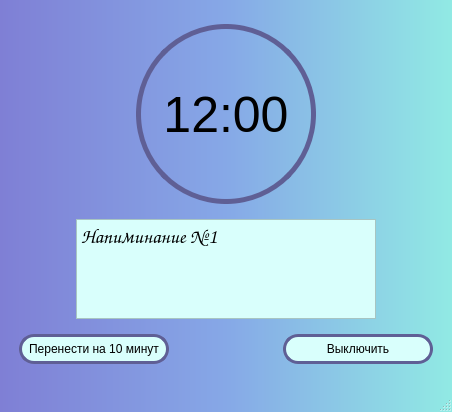
<?xml version="1.0" encoding="UTF-8"?>
<ui version="4.0">
 <class>MainWindow</class>
 <widget class="QMainWindow" name="MainWindow">
  <property name="geometry">
   <rect>
    <x>0</x>
    <y>0</y>
    <width>452</width>
    <height>412</height>
   </rect>
  </property>
  <property name="windowTitle">
   <string>MainWindow</string>
  </property>
  <property name="styleSheet">
   <string notr="true">QMainWindow {
	background-color: qlineargradient(spread:pad, x1:0, y1:0, x2:1, y2:0, stop:0 #7f7fd5, stop:0.5 #86a8e7, stop:1 #91eae4);
}

QLabel {
	font-size: 50px;
	border: 5px solid #5f5f95;
	border-radius: 90px
}

QTextEdit {
	background-color: #d9fffc;
	font-size: 20px;
}

QPushButton {
	background-color: #d9fffc;
	border: 3px solid #5f5f95;
	border-radius: 15px;
}

QPushButton:hover {
	background-color: #bddedb;
	border: 3px solid #4a4a74;
	border-radius: 15px;
}</string>
  </property>
  <widget class="QWidget" name="centralwidget">
   <layout class="QHBoxLayout" name="horizontalLayout_4">
    <item>
     <layout class="QVBoxLayout" name="verticalLayout">
      <property name="spacing">
       <number>10</number>
      </property>
      <property name="leftMargin">
       <number>10</number>
      </property>
      <property name="topMargin">
       <number>10</number>
      </property>
      <property name="rightMargin">
       <number>10</number>
      </property>
      <property name="bottomMargin">
       <number>10</number>
      </property>
      <item>
       <layout class="QHBoxLayout" name="horizontalLayout_3">
        <item>
         <spacer name="horizontalSpacer_2">
          <property name="orientation">
           <enum>Qt::Horizontal</enum>
          </property>
          <property name="sizeHint" stdset="0">
           <size>
            <width>40</width>
            <height>20</height>
           </size>
          </property>
         </spacer>
        </item>
        <item>
         <widget class="QLabel" name="label">
          <property name="minimumSize">
           <size>
            <width>180</width>
            <height>180</height>
           </size>
          </property>
          <property name="maximumSize">
           <size>
            <width>180</width>
            <height>180</height>
           </size>
          </property>
          <property name="styleSheet">
           <string notr="true"/>
          </property>
          <property name="text">
           <string>12:00</string>
          </property>
          <property name="alignment">
           <set>Qt::AlignCenter</set>
          </property>
          <property name="indent">
           <number>0</number>
          </property>
         </widget>
        </item>
        <item>
         <spacer name="horizontalSpacer_3">
          <property name="orientation">
           <enum>Qt::Horizontal</enum>
          </property>
          <property name="sizeHint" stdset="0">
           <size>
            <width>40</width>
            <height>20</height>
           </size>
          </property>
         </spacer>
        </item>
       </layout>
      </item>
      <item>
       <layout class="QHBoxLayout" name="horizontalLayout_2">
        <item>
         <spacer name="horizontalSpacer_4">
          <property name="orientation">
           <enum>Qt::Horizontal</enum>
          </property>
          <property name="sizeHint" stdset="0">
           <size>
            <width>40</width>
            <height>20</height>
           </size>
          </property>
         </spacer>
        </item>
        <item>
         <widget class="QTextEdit" name="textEdit">
          <property name="minimumSize">
           <size>
            <width>300</width>
            <height>100</height>
           </size>
          </property>
          <property name="maximumSize">
           <size>
            <width>300</width>
            <height>100</height>
           </size>
          </property>
          <property name="font">
           <font>
            <family>Comic Sans MS</family>
            <pointsize>-1</pointsize>
           </font>
          </property>
          <property name="readOnly">
           <bool>true</bool>
          </property>
          <property name="html">
           <string>&lt;!DOCTYPE HTML PUBLIC &quot;-//W3C//DTD HTML 4.0//EN&quot; &quot;http://www.w3.org/TR/REC-html40/strict.dtd&quot;&gt;
&lt;html&gt;&lt;head&gt;&lt;meta name=&quot;qrichtext&quot; content=&quot;1&quot; /&gt;&lt;style type=&quot;text/css&quot;&gt;
p, li { white-space: pre-wrap; }
&lt;/style&gt;&lt;/head&gt;&lt;body style=&quot; font-family:'Comic Sans MS'; font-size:20px; font-weight:400; font-style:normal;&quot;&gt;
&lt;p style=&quot; margin-top:0px; margin-bottom:0px; margin-left:0px; margin-right:0px; -qt-block-indent:0; text-indent:0px;&quot;&gt;&lt;span style=&quot; font-size:20px;&quot;&gt;Напиминание №1&lt;/span&gt;&lt;/p&gt;&lt;/body&gt;&lt;/html&gt;</string>
          </property>
         </widget>
        </item>
        <item>
         <spacer name="horizontalSpacer_5">
          <property name="orientation">
           <enum>Qt::Horizontal</enum>
          </property>
          <property name="sizeHint" stdset="0">
           <size>
            <width>40</width>
            <height>20</height>
           </size>
          </property>
         </spacer>
        </item>
       </layout>
      </item>
      <item>
       <layout class="QHBoxLayout" name="horizontalLayout">
        <item>
         <widget class="QPushButton" name="pushButton">
          <property name="minimumSize">
           <size>
            <width>150</width>
            <height>30</height>
           </size>
          </property>
          <property name="text">
           <string>Перенести на 10 минут</string>
          </property>
         </widget>
        </item>
        <item>
         <spacer name="horizontalSpacer">
          <property name="orientation">
           <enum>Qt::Horizontal</enum>
          </property>
          <property name="sizeHint" stdset="0">
           <size>
            <width>40</width>
            <height>20</height>
           </size>
          </property>
         </spacer>
        </item>
        <item>
         <widget class="QPushButton" name="pushButton_2">
          <property name="minimumSize">
           <size>
            <width>150</width>
            <height>30</height>
           </size>
          </property>
          <property name="text">
           <string>Выключить</string>
          </property>
         </widget>
        </item>
       </layout>
      </item>
     </layout>
    </item>
   </layout>
  </widget>
  <widget class="QStatusBar" name="statusbar"/>
 </widget>
 <resources/>
 <connections/>
</ui>
